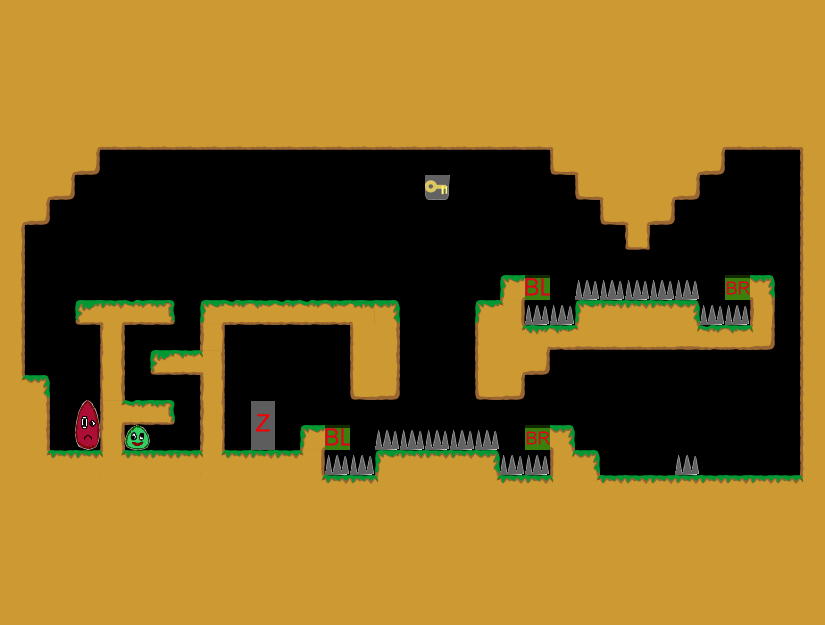

A 2D game scene composited from a Tiled map and its tileset images. What follows is a short description and the map's XML, with each tile layer's data collapsed to a summary:
An orthogonal 33x25 tile map with 25x25 px tiles, 1 tile layer (Kachelebene 1).

<map version="1.0" orientation="orthogonal" width="33" height="25" tilewidth="25" tileheight="25">
 <tileset firstgid="1" name="Tileset" tilewidth="25" tileheight="25">
  <image source="../../../img/Tileset.png" width="400" height="250" />
 </tileset>
 <layer name="Kachelebene 1" width="33" height="25">
  <data>[825 cells, 556 non-empty, 43 distinct tile ids]</data>
 </layer>
</map>
